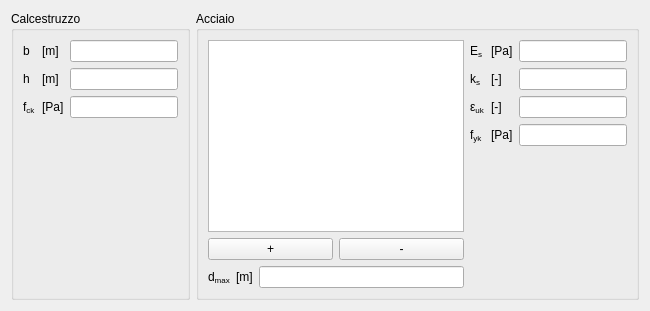
         <widget class="QWidget" name="layoutWidget">
          <layout class="QHBoxLayout" name="horizontalLayout_3">
           <item>
            <widget class="QGroupBox" name="cncrGeneralGroupBox">
             <property name="minimumSize">
              <size>
               <width>0</width>
               <height>250</height>
              </size>
             </property>
             <property name="title">
              <string>Calcestruzzo</string>
             </property>
             <layout class="QGridLayout" name="gridLayout_4">
              <item row="0" column="1">
               <widget class="QLabelUnitMeasure" name="bUMLabel">
                <property name="text">
                 <string>[m]</string>
                </property>
               </widget>
              </item>
              <item row="1" column="0">
               <widget class="QLabelRichName" name="hLabel">
                <property name="text">
                 <string>h</string>
                </property>
               </widget>
              </item>
              <item row="0" column="2">
               <widget class="QLineEditValue" name="bLEdit"/>
              </item>
              <item row="1" column="2">
               <widget class="QLineEditValue" name="hLEdit"/>
              </item>
              <item row="0" column="0">
               <widget class="QLabelRichName" name="bLabel">
                <property name="text">
                 <string>b</string>
                </property>
               </widget>
              </item>
              <item row="1" column="1">
               <widget class="QLabelUnitMeasure" name="hUMLabel">
                <property name="text">
                 <string>[m]</string>
                </property>
               </widget>
              </item>
              <item row="2" column="2">
               <widget class="QLineEditValue" name="fckLEdit"/>
              </item>
              <item row="2" column="0">
               <widget class="QLabelRichName" name="fckLabel">
                <property name="text">
                 <string>&lt;html&gt;&lt;head/&gt;&lt;body&gt;&lt;p&gt;f&lt;span style=&quot; vertical-align:sub;&quot;&gt;ck&lt;/span&gt;&lt;/p&gt;&lt;/body&gt;&lt;/html&gt;</string>
                </property>
               </widget>
              </item>
              <item row="2" column="1">
               <widget class="QLabelUnitMeasure" name="fckUMLabel">
                <property name="text">
                 <string>[Pa]</string>
                </property>
               </widget>
              </item>
              <item row="3" column="2">
               <spacer name="verticalSpacer_2">
                <property name="orientation">
                 <enum>Qt::Vertical</enum>
                </property>
                <property name="sizeHint" stdset="0">
                 <size>
                  <width>20</width>
                  <height>40</height>
                 </size>
                </property>
               </spacer>
              </item>
             </layout>
            </widget>
           </item>
           <item>
            <widget class="QGroupBox" name="steelCnrGeneralGroupBox">
             <property name="title">
              <string>Acciaio</string>
             </property>
             <layout class="QGridLayout" name="gridLayout_10">
              <item row="1" column="3">
               <widget class="QLineEditValue" name="kSLEdit"/>
              </item>
              <item row="2" column="1">
               <widget class="QLabelRichName" name="epsSUkLabel">
                <property name="text">
                 <string>ε&lt;span style=&quot; vertical-align:sub;&quot;&gt;uk&lt;/span&gt;</string>
                </property>
               </widget>
              </item>
              <item row="0" column="1">
               <widget class="QLabelRichName" name="EsLabel">
                <property name="text">
                 <string>&lt;html&gt;&lt;head/&gt;&lt;body&gt;&lt;p&gt;E&lt;span style=&quot; vertical-align:sub;&quot;&gt;s&lt;/span&gt;&lt;/p&gt;&lt;/body&gt;&lt;/html&gt;</string>
                </property>
               </widget>
              </item>
              <item row="1" column="1">
               <widget class="QLabelRichName" name="kSLabel">
                <property name="text">
                 <string>&lt;html&gt;&lt;head/&gt;&lt;body&gt;&lt;p&gt;k&lt;span style=&quot; vertical-align:sub;&quot;&gt;s&lt;/span&gt;&lt;/p&gt;&lt;/body&gt;&lt;/html&gt;</string>
                </property>
               </widget>
              </item>
              <item row="3" column="3">
               <widget class="QLineEditValue" name="fSykLEdit"/>
              </item>
              <item row="3" column="1">
               <widget class="QLabelRichName" name="fSykLabel">
                <property name="text">
                 <string>&lt;html&gt;&lt;head/&gt;&lt;body&gt;&lt;p&gt;f&lt;span style=&quot; vertical-align:sub;&quot;&gt;yk&lt;/span&gt;&lt;/p&gt;&lt;/body&gt;&lt;/html&gt;</string>
                </property>
               </widget>
              </item>
              <item row="3" column="2">
               <widget class="QLabelUnitMeasure" name="fSykUMLabel">
                <property name="text">
                 <string>&lt;html&gt;&lt;head/&gt;&lt;body&gt;&lt;p&gt;[Pa]&lt;/p&gt;&lt;/body&gt;&lt;/html&gt;</string>
                </property>
               </widget>
              </item>
              <item row="0" column="3">
               <widget class="QLineEditValue" name="EsLEdit"/>
              </item>
              <item row="0" column="2">
               <widget class="QLabelUnitMeasure" name="EsUMLabel">
                <property name="text">
                 <string>&lt;html&gt;&lt;head/&gt;&lt;body&gt;&lt;p&gt;[Pa]&lt;/p&gt;&lt;/body&gt;&lt;/html&gt;</string>
                </property>
               </widget>
              </item>
              <item row="1" column="2">
               <widget class="QLabelUnitMeasure" name="kSUMLabel">
                <property name="text">
                 <string>[-]</string>
                </property>
               </widget>
              </item>
              <item row="2" column="3">
               <widget class="QLineEditValue" name="epsSUkLEdit"/>
              </item>
              <item row="2" column="2">
               <widget class="QLabelUnitMeasure" name="epsSUkUMLabel">
                <property name="text">
                 <string>[-]</string>
                </property>
               </widget>
              </item>
              <item row="0" column="0" rowspan="5">
               <layout class="QGridLayout" name="gridLayout_5">
                <item row="0" column="0" colspan="3">
                 <layout class="QGridLayout" name="gridLayout">
                  <item row="0" column="0" colspan="2">
                   <widget class="QTableView" name="steelATableView">
                    <property name="selectionMode">
                     <enum>QAbstractItemView::ContiguousSelection</enum>
                    </property>
                   </widget>
                  </item>
                  <item row="1" column="0">
                   <widget class="QPushButton" name="addSteelAPushButton">
                    <property name="text">
                     <string>+</string>
                    </property>
                   </widget>
                  </item>
                  <item row="1" column="1">
                   <widget class="QPushButton" name="delSteelAPushButton">
                    <property name="text">
                     <string>-</string>
                    </property>
                   </widget>
                  </item>
                 </layout>
                </item>
                <item row="1" column="0">
                 <widget class="QLabelRichName" name="dMaxLabel">
                  <property name="text">
                   <string>&lt;html&gt;&lt;head/&gt;&lt;body&gt;&lt;p&gt;d&lt;span style=&quot; vertical-align:sub;&quot;&gt;max&lt;/span&gt;&lt;/p&gt;&lt;/body&gt;&lt;/html&gt;</string>
                  </property>
                 </widget>
                </item>
                <item row="1" column="1">
                 <widget class="QLabelUnitMeasure" name="dMaxUMLabel">
                  <property name="text">
                   <string>[m]</string>
                  </property>
                 </widget>
                </item>
                <item row="1" column="2">
                 <widget class="QLineEditValue" name="dMaxLEdit"/>
                </item>
               </layout>
              </item>
             </layout>
            </widget>
           </item>
          </layout>
         </widget>
